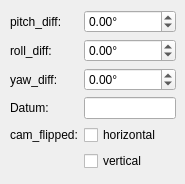
      <widget class="QWidget" name="tab_6">
       <attribute name="title">
        <string>eigene Werte</string>
       </attribute>
       <widget class="QWidget" name="gridLayoutWidget_14">
        <property name="geometry">
         <rect>
          <x>10</x>
          <y>10</y>
          <width>166</width>
          <height>165</height>
         </rect>
        </property>
        <layout class="QGridLayout" name="gridLayout_14">
         <item row="1" column="1">
          <widget class="QDoubleSpinBox" name="dlr_cam_roll_offset_2">
           <property name="buttonSymbols">
            <enum>QAbstractSpinBox::UpDownArrows</enum>
           </property>
           <property name="suffix">
            <string>°</string>
           </property>
           <property name="minimum">
            <double>-360.000000000000000</double>
           </property>
           <property name="maximum">
            <double>360.000000000000000</double>
           </property>
          </widget>
         </item>
         <item row="1" column="0">
          <widget class="QLabel" name="label_50">
           <property name="text">
            <string>roll_diff:</string>
           </property>
          </widget>
         </item>
         <item row="2" column="0">
          <widget class="QLabel" name="label_51">
           <property name="text">
            <string>yaw_diff:</string>
           </property>
          </widget>
         </item>
         <item row="2" column="1">
          <widget class="QDoubleSpinBox" name="dlr_cam_yaw_offset_2">
           <property name="buttonSymbols">
            <enum>QAbstractSpinBox::UpDownArrows</enum>
           </property>
           <property name="suffix">
            <string>°</string>
           </property>
           <property name="minimum">
            <double>-360.000000000000000</double>
           </property>
           <property name="maximum">
            <double>360.000000000000000</double>
           </property>
          </widget>
         </item>
         <item row="0" column="1">
          <widget class="QDoubleSpinBox" name="dlr_cam_pitch_offset_2">
           <property name="buttonSymbols">
            <enum>QAbstractSpinBox::UpDownArrows</enum>
           </property>
           <property name="suffix">
            <string>°</string>
           </property>
           <property name="minimum">
            <double>-360.000000000000000</double>
           </property>
           <property name="maximum">
            <double>360.000000000000000</double>
           </property>
          </widget>
         </item>
         <item row="0" column="0">
          <widget class="QLabel" name="label_52">
           <property name="text">
            <string>pitch_diff:</string>
           </property>
          </widget>
         </item>
         <item row="3" column="0">
          <widget class="QLabel" name="label_71">
           <property name="text">
            <string>Datum:</string>
           </property>
          </widget>
         </item>
         <item row="3" column="1">
          <widget class="QLineEdit" name="dlr_boresight_ts_2"/>
         </item>
         <item row="4" column="0">
          <widget class="QLabel" name="label_6">
           <property name="text">
            <string>cam_flipped:</string>
           </property>
          </widget>
         </item>
         <item row="4" column="1">
          <widget class="QCheckBox" name="dlr_boresight_flipped_hor_2">
           <property name="text">
            <string>horizontal</string>
           </property>
          </widget>
         </item>
         <item row="5" column="1">
          <widget class="QCheckBox" name="dlr_boresight_flipped_ver_2">
           <property name="text">
            <string>vertical</string>
           </property>
          </widget>
         </item>
        </layout>
       </widget>
      </widget>
